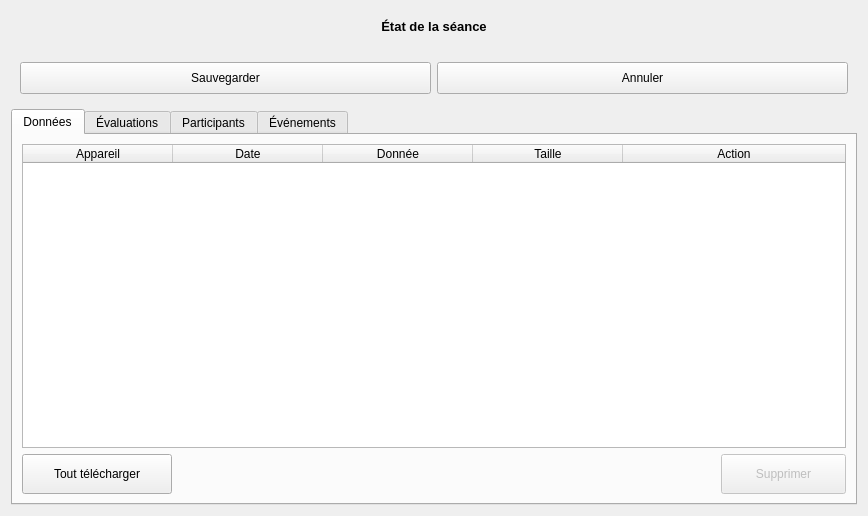
<?xml version="1.0" encoding="UTF-8"?>
<ui version="4.0">
 <class>SessionWidget</class>
 <widget class="QWidget" name="SessionWidget">
  <property name="geometry">
   <rect>
    <x>0</x>
    <y>0</y>
    <width>868</width>
    <height>516</height>
   </rect>
  </property>
  <property name="windowTitle">
   <string>Form</string>
  </property>
  <property name="styleSheet">
   <string notr="true">/*
QPushButton#btnDelData{background-color:qlineargradient(x1: 0, y1: 0, x2: 0, y2: 1, stop: 0 rgb(117, 0, 0), stop: 1 rgb(200, 0, 0));}
QWidget{background-color: rgba(0,0,0,0);color:white;border-radius:5px}
QWidget#mainWidget{background-color:rgba(128,128,128,25%);}
QWidget#frmProfile,QWidget#pageProfile{background-color:rgba(108,8,156,25%);}
QPlainTextEdit,QLineEdit,QListWidget,QComboBox,QTextEdit,QSpinBox{background-color: rgba(255,255,255,50%); color: black;}

QTableWidget{
background-color: rgba(0,0,0,50%);
color: white;
border: 1px solid rgba(255,255,255,50%);
}

QLabel#lblLastOnline{color:lightblue;}
QLabel#lblError,QLabel#lblCamMissing,QLabel#lblAudioMissing{color:red; background-color:rgba(255,0,0,30%);}

QPushButton:!enabled, QPushButton#btnDelData:!enabled, QLineEdit:!enabled, QListWidget:!enabled,QComboBox:!enabled,QTextEdit:!enabled,QPlainTextEdit:!enabled{background-color: rgba(0,0,0,30%);color:white;border:0}
QDateEdit::down-arrow:!enabled,QTimeEdit::down-arrow:!enabled,QDateEdit::up-arrow:!enabled,QTimeEdit::up-arrow:!enabled,QComboBox::drop-down:!enabled{background-color:rgba(0,0,0,0%);}

QTextEdit#txtProfile{background-color: rgba(255,255,255,80%);color:black;border:0}
QTextEdit:!enabled#txtProfile{background-color: rgba(255,255,255,60%);color:black;border:0}

QFrame#frmSelUser{background-color:rgba(100,100,200,50%);}
QFrame#frmAudio,QFrame#frmCam1,QFrame#frmCam2,QFrame#frmSensors,QFrame#frmWebRTC,QFrame#frmVirtualCam,QFrame#frmExternalPrograms{background-color:rgba(100,100,200,35%);}

QCheckBox::indicator:unchecked:!enabled { background-color:rgba(128,0,0,100%);}
QCheckBox::indicator:checked:!enabled { background-color:green;}
QCheckBox::indicator:unchecked{ background-color:red;border-radius:3px;}
QCheckBox::indicator:checked {background-color:rgb(0,255,0);border-radius:3px;}
QCheckBox:checked{color:lightgreen;background-color:rgba(0,0,0,0%);}
QCheckBox:!checked{color:red;background-color:rgba(0,0,0,0%);}

QPushButton{background-color:qlineargradient(x1: 0, y1: 0, x2: 0, y2: 1, stop: 0 #2198c0, stop: 1 #0d5ca6);}
QPushButton:checked{background-color:rgb(128,128,128); border:1px solid rgba(255,255,255,50%);}
QPushButton:hover,QPushButton:checked{background-color:  rgba(255,255,255,75%);color:black;}
QPushButton#btnEditUser:hover{background-color:  rgba(255,255,255,75%);color:black;}
QPushButton#btnEdit,QPushButton#btnDelete,QPushButton#btnExisting{background-color:  rgba(255,255,255,0%);border:0 px;}
QPushButton#btnEdit:hover,QPushButton#btnDelete:hover,QPushButton#btnExisting:hover{background-color:  rgba(255,255,255,25%);border:0 px;}
QPushButton#btnExisting:checked{background-color:rgba(0,100,200,50%);}
QPushButton#btnUpgrade{background-color:rgba(200,0,0,90%);}

QToolButton:hover{background-color:  rgba(255,255,255,50);}

QTreeWidget::branch:closed:has-children:has-siblings  {
            border-image: none;
            image: url(:/pictures/controls/branch_closed.png);
    }
     
    QTreeView::branch:open:has-children:!has-siblings,
    QTreeView::branch:open:has-children:has-siblings   {
            border-image: none;
            image:url(:/pictures/controls/branch_opened.png);
    }

QWidget#lineOnline{background-color:blue;}
QWidget#lineOffline{background-color:red;}
QWidget#lineBoth{background-color:rgb(255,0,255);}


QTabWidget::pane { /
	background-color: rgba(128,128,140,25%);
	border-radius: 5px;
    border: 2px solid rgba(128,128,140,50%);
 }

 QTabWidget::tab-bar {
     left: 5px; 
 }


 QTabBar::tab,QTableWidget::tab,QHeaderView::section {
     background: qlineargradient(x1: 0, y1: 0, x2: 0, y2: 1,
                                 stop: 0  rgba(128,128,140,50%),  stop: 1.0  rgba(128,128,140,25%));
     border: 2px solid  rgba(128,128,140,50%);
     border-bottom: 0px;
     border-top-left-radius: 4px;
     border-top-right-radius: 4px;
     padding: 2px;
min-height:25px;
 }

 QTabBar::tab:selected, QTabBar::tab:hover {

background: qlineargradient(x1: 0, y1: 0, x2: 0, y2: 1,
                                 stop: 0  rgba(128,128,140,70%),  stop: 1.0  rgba(128,128,140,50%));
 }

 QTabBar::tab:selected {
     border-color:rgba(128,128,140,60%);
     border-bottom-color:rgba(128,128,140,60%);
 }

 QTabBar::tab:!selected {
     margin-top: 2px; 
*/

</string>
  </property>
  <layout class="QVBoxLayout" name="verticalLayout">
   <item>
    <widget class="QLabel" name="lblStatus">
     <property name="sizePolicy">
      <sizepolicy hsizetype="Preferred" vsizetype="Maximum">
       <horstretch>0</horstretch>
       <verstretch>0</verstretch>
      </sizepolicy>
     </property>
     <property name="minimumSize">
      <size>
       <width>0</width>
       <height>30</height>
      </size>
     </property>
     <property name="font">
      <font>
       <pointsize>10</pointsize>
       <weight>75</weight>
       <bold>true</bold>
      </font>
     </property>
     <property name="text">
      <string>État de la séance</string>
     </property>
     <property name="alignment">
      <set>Qt::AlignCenter</set>
     </property>
    </widget>
   </item>
   <item>
    <widget class="TeraForm" name="wdgSession" native="true">
     <property name="sizePolicy">
      <sizepolicy hsizetype="Preferred" vsizetype="Minimum">
       <horstretch>0</horstretch>
       <verstretch>0</verstretch>
      </sizepolicy>
     </property>
    </widget>
   </item>
   <item>
    <widget class="QFrame" name="frameButtons">
     <property name="sizePolicy">
      <sizepolicy hsizetype="Preferred" vsizetype="Maximum">
       <horstretch>0</horstretch>
       <verstretch>0</verstretch>
      </sizepolicy>
     </property>
     <layout class="QHBoxLayout" name="horizontalLayout_2">
      <item>
       <widget class="QPushButton" name="btnSave">
        <property name="minimumSize">
         <size>
          <width>0</width>
          <height>32</height>
         </size>
        </property>
        <property name="cursor">
         <cursorShape>PointingHandCursor</cursorShape>
        </property>
        <property name="text">
         <string>Sauvegarder</string>
        </property>
        <property name="icon">
         <iconset resource="../../resources/TeraClient.qrc">
          <normaloff>:/icons/save.png</normaloff>:/icons/save.png</iconset>
        </property>
        <property name="iconSize">
         <size>
          <width>24</width>
          <height>24</height>
         </size>
        </property>
       </widget>
      </item>
      <item>
       <widget class="QPushButton" name="btnUndo">
        <property name="minimumSize">
         <size>
          <width>0</width>
          <height>32</height>
         </size>
        </property>
        <property name="cursor">
         <cursorShape>PointingHandCursor</cursorShape>
        </property>
        <property name="text">
         <string>Annuler</string>
        </property>
        <property name="icon">
         <iconset resource="../../resources/TeraClient.qrc">
          <normaloff>:/icons/undo.png</normaloff>:/icons/undo.png</iconset>
        </property>
        <property name="iconSize">
         <size>
          <width>24</width>
          <height>24</height>
         </size>
        </property>
       </widget>
      </item>
     </layout>
    </widget>
   </item>
   <item>
    <widget class="QTabWidget" name="tabSessionInfos">
     <property name="currentIndex">
      <number>0</number>
     </property>
     <property name="iconSize">
      <size>
       <width>20</width>
       <height>20</height>
      </size>
     </property>
     <widget class="QWidget" name="tabData">
      <attribute name="icon">
       <iconset resource="../../resources/TeraClient.qrc">
        <normaloff>:/icons/sensors.png</normaloff>:/icons/sensors.png</iconset>
      </attribute>
      <attribute name="title">
       <string>Données</string>
      </attribute>
      <layout class="QVBoxLayout" name="verticalLayout_3">
       <item>
        <widget class="QTableWidget" name="tableData">
         <property name="enabled">
          <bool>true</bool>
         </property>
         <property name="editTriggers">
          <set>QAbstractItemView::NoEditTriggers</set>
         </property>
         <property name="selectionMode">
          <enum>QAbstractItemView::SingleSelection</enum>
         </property>
         <property name="selectionBehavior">
          <enum>QAbstractItemView::SelectRows</enum>
         </property>
         <property name="sortingEnabled">
          <bool>true</bool>
         </property>
         <attribute name="horizontalHeaderDefaultSectionSize">
          <number>150</number>
         </attribute>
         <attribute name="horizontalHeaderShowSortIndicator" stdset="0">
          <bool>true</bool>
         </attribute>
         <attribute name="horizontalHeaderStretchLastSection">
          <bool>true</bool>
         </attribute>
         <column>
          <property name="text">
           <string>Appareil</string>
          </property>
         </column>
         <column>
          <property name="text">
           <string>Date</string>
          </property>
         </column>
         <column>
          <property name="text">
           <string>Donnée</string>
          </property>
         </column>
         <column>
          <property name="text">
           <string>Taille</string>
          </property>
         </column>
         <column>
          <property name="text">
           <string>Action</string>
          </property>
         </column>
        </widget>
       </item>
       <item>
        <layout class="QHBoxLayout" name="horizontalLayout">
         <item>
          <widget class="QPushButton" name="btnDownloadAll">
           <property name="enabled">
            <bool>true</bool>
           </property>
           <property name="minimumSize">
            <size>
             <width>150</width>
             <height>40</height>
            </size>
           </property>
           <property name="cursor">
            <cursorShape>PointingHandCursor</cursorShape>
           </property>
           <property name="text">
            <string>Tout télécharger</string>
           </property>
           <property name="icon">
            <iconset resource="../../resources/TeraClient.qrc">
             <normaloff>:/icons/save.png</normaloff>:/icons/save.png</iconset>
           </property>
           <property name="iconSize">
            <size>
             <width>20</width>
             <height>20</height>
            </size>
           </property>
          </widget>
         </item>
         <item>
          <spacer name="horizontalSpacer">
           <property name="orientation">
            <enum>Qt::Horizontal</enum>
           </property>
           <property name="sizeHint" stdset="0">
            <size>
             <width>40</width>
             <height>20</height>
            </size>
           </property>
          </spacer>
         </item>
         <item>
          <widget class="QPushButton" name="btnDelData">
           <property name="enabled">
            <bool>false</bool>
           </property>
           <property name="minimumSize">
            <size>
             <width>125</width>
             <height>40</height>
            </size>
           </property>
           <property name="cursor">
            <cursorShape>PointingHandCursor</cursorShape>
           </property>
           <property name="text">
            <string>Supprimer</string>
           </property>
           <property name="icon">
            <iconset resource="../../resources/TeraClient.qrc">
             <normaloff>:/icons/delete.png</normaloff>:/icons/delete.png</iconset>
           </property>
          </widget>
         </item>
        </layout>
       </item>
      </layout>
     </widget>
     <widget class="QWidget" name="tabTests">
      <attribute name="icon">
       <iconset resource="../../resources/TeraClient.qrc">
        <normaloff>:/icons/test.png</normaloff>:/icons/test.png</iconset>
      </attribute>
      <attribute name="title">
       <string>Évaluations</string>
      </attribute>
      <layout class="QVBoxLayout" name="verticalLayout_2">
       <item>
        <widget class="QListWidget" name="lstTests">
         <property name="enabled">
          <bool>false</bool>
         </property>
        </widget>
       </item>
      </layout>
     </widget>
     <widget class="QWidget" name="tabParticipants">
      <attribute name="icon">
       <iconset resource="../../resources/TeraClient.qrc">
        <normaloff>:/icons/patient.png</normaloff>:/icons/patient.png</iconset>
      </attribute>
      <attribute name="title">
       <string>Participants</string>
      </attribute>
      <layout class="QVBoxLayout" name="verticalLayout_4">
       <item>
        <widget class="QListWidget" name="lstParticipants">
         <property name="enabled">
          <bool>false</bool>
         </property>
        </widget>
       </item>
      </layout>
     </widget>
     <widget class="QWidget" name="tabEvents">
      <attribute name="icon">
       <iconset resource="../../resources/TeraClient.qrc">
        <normaloff>:/icons/log.png</normaloff>:/icons/log.png</iconset>
      </attribute>
      <attribute name="title">
       <string>Événements</string>
      </attribute>
      <layout class="QVBoxLayout" name="verticalLayout_5">
       <item>
        <widget class="QTableWidget" name="tableEvents">
         <attribute name="horizontalHeaderDefaultSectionSize">
          <number>125</number>
         </attribute>
         <attribute name="horizontalHeaderStretchLastSection">
          <bool>true</bool>
         </attribute>
         <column>
          <property name="text">
           <string>Date / Heure</string>
          </property>
         </column>
         <column>
          <property name="text">
           <string>Type</string>
          </property>
         </column>
         <column>
          <property name="text">
           <string>Événement</string>
          </property>
         </column>
        </widget>
       </item>
      </layout>
     </widget>
    </widget>
   </item>
  </layout>
 </widget>
 <customwidgets>
  <customwidget>
   <class>TeraForm</class>
   <extends>QWidget</extends>
   <header>TeraForm.h</header>
   <container>1</container>
  </customwidget>
 </customwidgets>
 <resources>
  <include location="../../resources/TeraClient.qrc"/>
 </resources>
 <connections/>
</ui>
